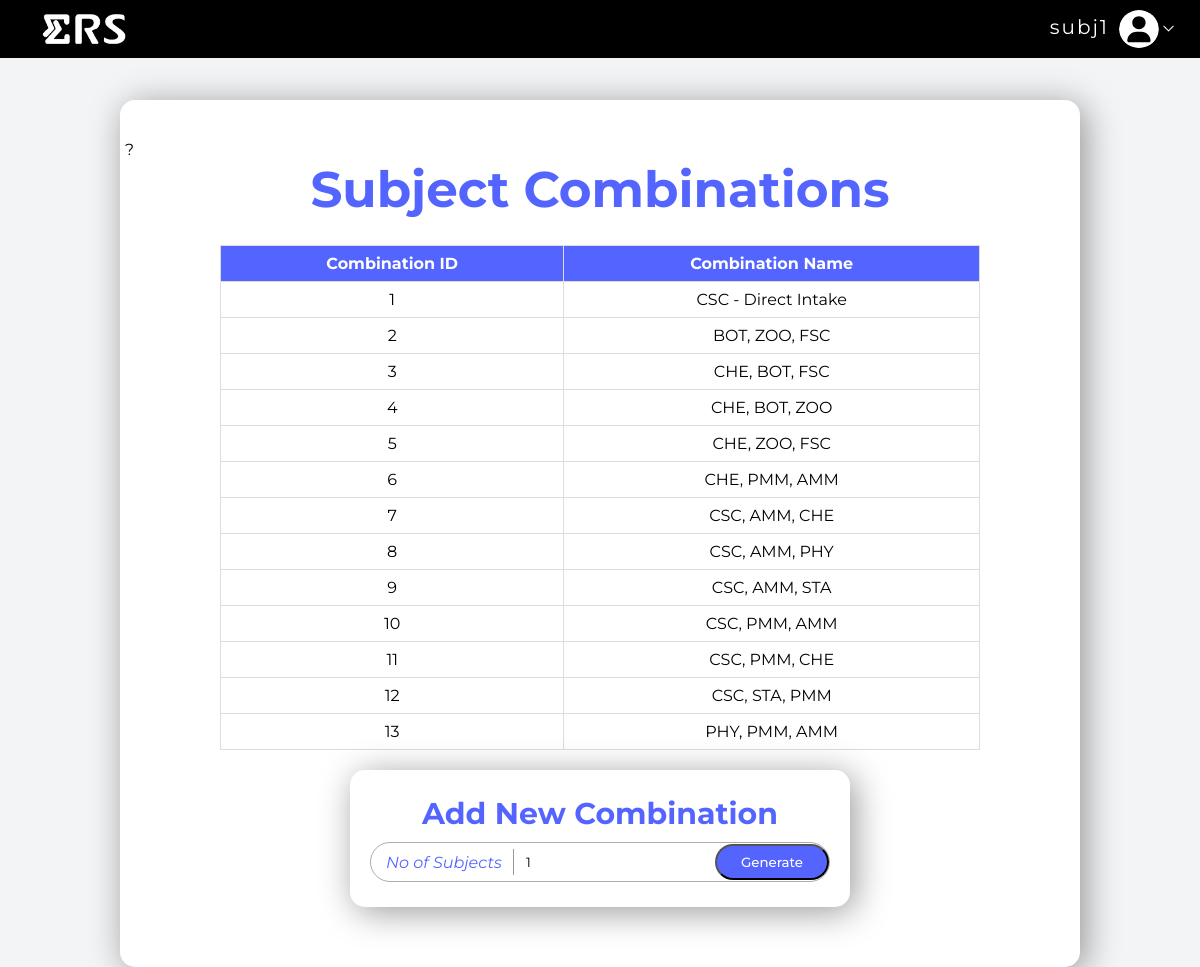
Page /admin/index.php?page=subComb (signed in) on the committed database.
### tables this page shows
CREATE TABLE `combination` (
  `combinationID` int(11) NOT NULL,
  `combinationName` varchar(50) NOT NULL
);

### config/adminName.php (called while the page is built, shortened)
<?php
$get_name = "SELECT name
FROM admin
WHERE email ='".$_SESSION['userid']."'";
$res = mysqli_query($con, $get_name)->fetch_assoc();
$userprofname = $res['name'];
?>

### admin/subjectAdmin/subject_combination.php (the view, shortened to what this page needs)
<?php
require_once("../config/connect.php");
?>
?<link rel="stylesheet" href="../../assets/css/gen_combinations.css">
<h1 class="sub_comb">Subject Combinations</h1>
<table border="1">
    <tr>
        <th>Combination ID</th>
        <th>Combination Name</th>
    </tr>
    <?php
    $getCombinationsQuery = "SELECT * FROM combination";
    $combinations = mysqli_query($con, $getCombinationsQuery);
    while ($combination = mysqli_fetch_assoc($combinations)) {
        echo "<tr>";
        echo "<td>" . $combination['combinationID'] . "</td>";
        echo "<td>" . $combination['combinationName'] . "</td>";
        echo "</tr>";
    }
    ?>
</table>
<div class="form-container">
    <h2 class="text-center text-primary">Add New Combination</h2>
    <form action="" method="post" id="combinationForm">
        <div class="text-input">
            <i class="fa-solid fa-clipboard-list-check text-primary">No of Subjects</i>
            <input type="number" id="subjectCount" name="subjectCount" min="1" value="1" max="4"
                   placeholder="Number of Subjects" class="w-full outline-none">
            <button type="button" id="generateButton" class="btn btn-primary mt-3">Generate</button>
        </div>
    </form>
</div>

### admin/navbar.php (shortened to what this page needs)
<nav>
    <img src="<?php echo $rpath;?>..\assets\img\panels\logo.png" class="logo">
    <div class="user">
        <p><?php echo $userprofname?></p>
        <img src="<?php echo $rpath;?>..\assets/img/panels/down.png" onclick="toggleMenu()">
    </div>
</nav>

### assets/css/style_index.css (style rules this page uses)
* { margin: 0; padding: 0; box-sizing: border-box; font-family: Cambria, Cochin, Georgia, Times, 'Times New Roman', serif; }
.card h1 { font-size: 50px; text-align: center; padding-bottom: 30px; }
.card h2 { font-size: 30px; padding-top: 30px; text-align: center; }
nav { background: black; width: 100%; padding: 10px 2%; display: flex; align-items: center; justify-content: space-between; position: fixed; top: 0; }
.logo { width: 120px; }
.user { display: flex; }
.user p { padding-top: 5px; color: #fff; font-size: 20px; letter-spacing:2px; }
.user-pic { margin-left: 10px; margin-right: 2px; width: 40px; border-radius: 50%; cursor: pointer; }
.user img { padding-top: 10px; width: 15px; height: 25px; cursor: pointer; }

### assets/css/gen_combinations.css (style rules this page uses)
:root { --primary: #5465ff; }
* { margin: 0; padding: 0; box-sizing: border-box; font-family: "Montserrat", sans-serif; }
body { background-color: #f3f4f6; }
h1 { text-align: center; color: var(--primary); }
h2 { text-align: center; color: var(--primary); }
table { border-collapse: collapse; width: 80%; margin: auto; margin-top: 20px; margin-bottom: 20px; }
th, td { border: 1px solid #ddd; padding: 8px; text-align: center; }
th { background-color: var(--primary); color: white; }
.form-container { background-color: white; border-radius: 15px; box-shadow: 5px 5px 35px rgba(0, 0, 0, 0.4); padding: 20px; margin: 20px auto; width: 80%; max-width: 500px; }
h2.text-primary { padding-top:5px; }
h1.sub_comb { padding-bottom:5px; }
.text-input { height: 40px; display: flex; align-items: center; justify-content: space-between; gap: 10px; border: 1px solid #acacac; border-radius: 999px; padding: 5px 15px; padding-right: 0; margin: 5px auto; }
.text-input i { color: var(--primary); }
.text-input input { outline: none; border: none; width: 40%; }
.btn { border-radius: 9999px; border-width: 2px; padding-top: 0.5rem; padding-bottom: 0.5rem; padding-left: 1.5rem; padding-right: 1.5rem; font-weight: 500; cursor: pointer; }
.btn-primary { background-color: var(--primary); color: white; }

### rows in the picture
combination: combinationID "1", combinationName "CSC - Direct Intake"
combination: combinationID "2", combinationName "BOT, ZOO, FSC"
combination: combinationID "3", combinationName "CHE, BOT, FSC"
combination: combinationID "4", combinationName "CHE, BOT, ZOO"
combination: combinationID "5", combinationName "CHE, ZOO, FSC"
combination: combinationID "6", combinationName "CHE, PMM, AMM"
combination: combinationID "7", combinationName "CSC, AMM, CHE"
combination: combinationID "8", combinationName "CSC, AMM, PHY"
combination: combinationID "9", combinationName "CSC, AMM, STA"
combination: combinationID "10", combinationName "CSC, PMM, AMM"
combination: combinationID "11", combinationName "CSC, PMM, CHE"
combination: combinationID "12", combinationName "CSC, STA, PMM"
combination: combinationID "13", combinationName "PHY, PMM, AMM"

### other values in the picture
$userprofname "subj1"
